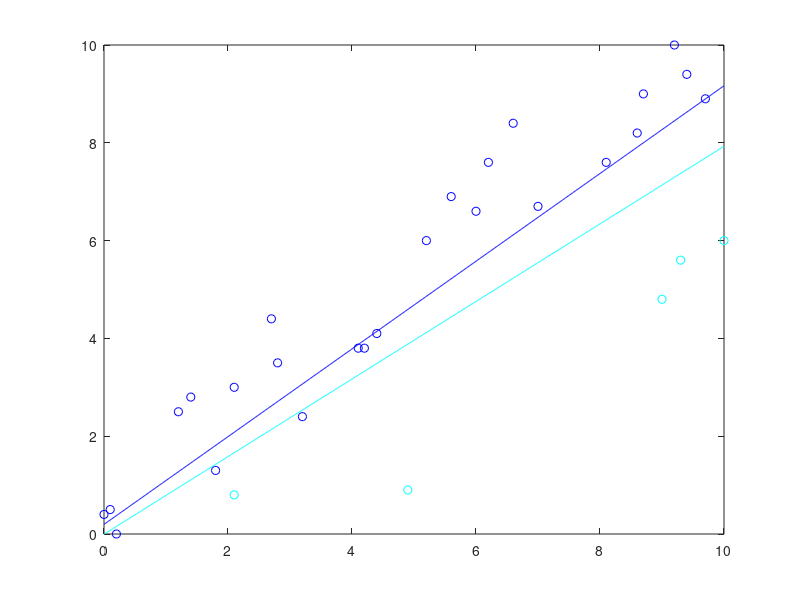

Here is the MATLAB script that generated this plot:
x0 = 0.000000:.01:10.000000;
c0 = [7.000000 6.700000 ;
9.700000 8.900000 ;
4.100000 3.800000 ;
0.200000 0.000000 ;
8.600000 8.200000 ;
0.100000 0.500000 ;
6.200000 7.600000 ;
8.100000 7.600000 ;
1.800000 1.300000 ;
9.400000 9.400000 ;
0.000000 0.400000 ;
5.200000 6.000000 ;
2.800000 3.500000 ;
1.400000 2.800000 ;
1.200000 2.500000 ;
9.200000 10.000000 ;
2.100000 3.000000 ;
5.600000 6.900000 ;
3.200000 2.400000 ;
6.600000 8.400000 ;
4.200000 3.800000 ;
8.700000 9.000000 ;
4.400000 4.100000 ;
6.000000 6.600000 ;
2.700000 4.400000 ;
];
y_c0 =  - -0.667704 / 0.744427 * x0  + 0.146498 / 0.744427;
c1 = [9.300000 5.600000 ;
2.100000 0.800000 ;
10.000000 6.000000 ;
9.000000 4.800000 ;
4.900000 0.900000 ;
];
y_c1 =  - 0.621496 / -0.783418 * x0  + 0.00327337 / -0.783418;
colors = jet(2);
if (size(c0) >0) plot (c0(:,1), c0(:,2),'o', 'color', colors(1,:)); end
hold on;
if (size(c1) >0) plot (c1(:,1), c1(:,2),'o', 'color', colors(2,:)); end
hold on;
for i = 1 : size(y_c0, 2) 
 if y_c0(i) > 10.000000 
 y_c0(i) = 10.000000; 
 end 
 if y_c0(i) < 0.000000 
 y_c0(i) = 0.000000; 
 end 
 end
for i = 1 : size(y_c1, 2) 
 if y_c1(i) > 10.000000 
 y_c1(i) = 10.000000; 
 end 
 if y_c1(i) < 0.000000 
 y_c1(i) = 0.000000; 
 end 
 end
plot(x0, y_c0, 'color', colors(1,:));
hold on;
plot(x0, y_c1, 'color', colors(2,:));
hold on;
